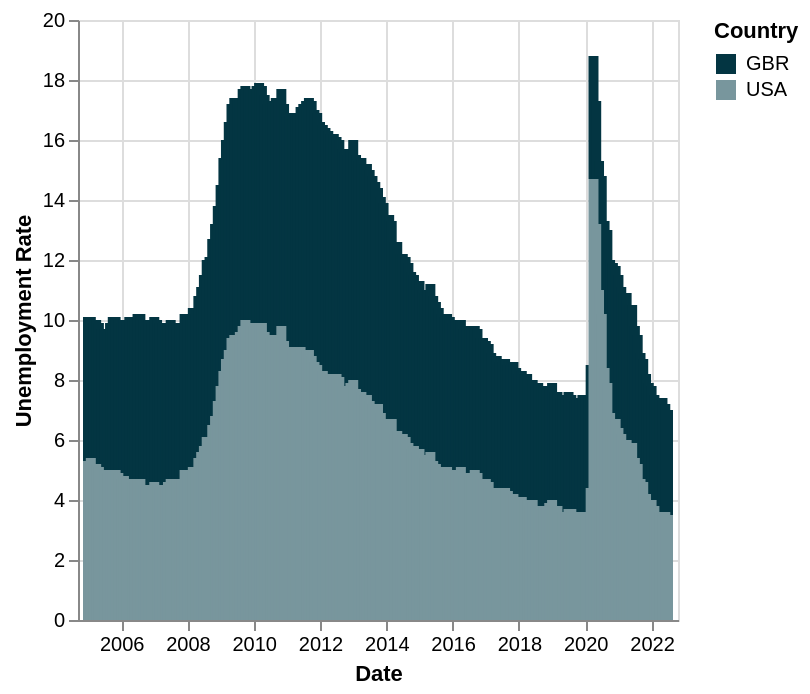

Source (Vega-Lite JSON):
### Vega-Lite specification from a JSON file in a GitHub repository (floating-point values rounded to 4 significant figures; data arrays with more than 128 entries replaced by an {"elided": "..."} marker saying what was removed)
{"$schema": "https://vega.github.io/schema/vega-lite/v5.json", "description": "A simple bar chart with embedded data.", "data": {"values": {"elided": "422 records"}}, "mark": "bar", "encoding": {"x": {"field": "Date", "type": "temporal"}, "y": {"field": "Unemployment Rate", "type": "quantitative"}, "color": {"field": "Country", "type": "nominal", "scale": {"range": ["#033542", "#78969d"]}}}}
